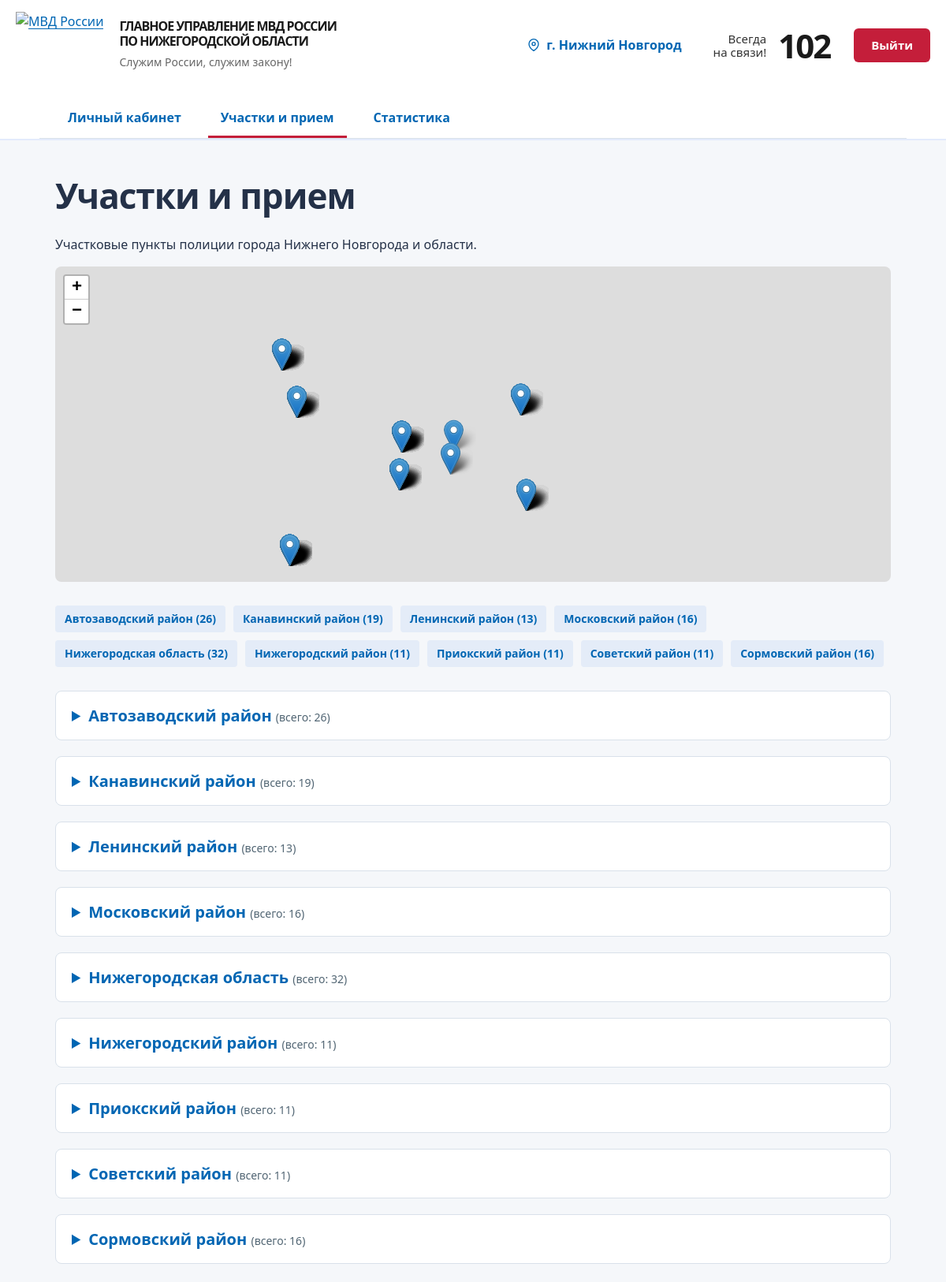
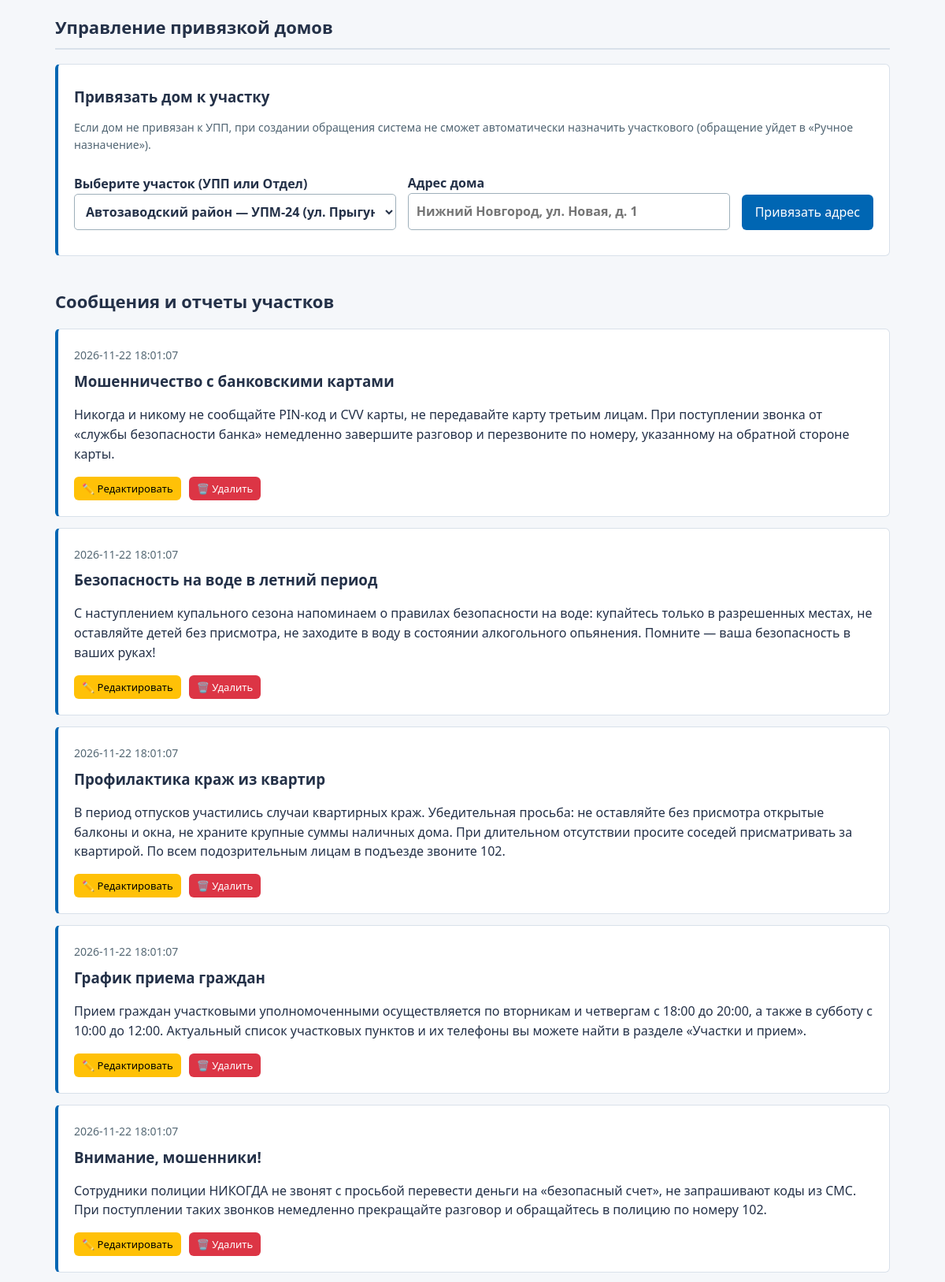
Screenshot of /?page=directory (signed in, upper part) with the database file from the repository (2 pictures, top to bottom).
### tables this page shows
CREATE TABLE `bulletin` (
    `id` int(11) NOT NULL AUTO_INCREMENT,
`title` varchar(180) NOT NULL,
`body` text NOT NULL,
`author` int(11) NOT NULL,
`created` datetime DEFAULT current_timestamp(),
PRIMARY KEY (`id`),
KEY `author` (`author`),
CONSTRAINT `bulletin_ibfk_1` FOREIGN KEY (`author`) REFERENCES `profile` (`id`)
);

### views/directory.php (the view, shortened to what this page needs)
<h1>Участки и прием</h1>
<p>Участковые пункты полиции города Нижнего Новгорода и области.</p>
<div id="map" style="height: 400px; width: 100%; margin-bottom: 30px; border-radius: 8px; z-index: 1;"></div>
<link rel="stylesheet" href="https://unpkg.com/leaflet@1.9.4/dist/leaflet.css" />
<?php
$precincts = query('SELECT p.*, u.name person FROM precinct p LEFT JOIN profile u ON u.id=p.officer ORDER BY p.is_department DESC, p.district, p.name')->fetchAll();
$grouped = [];
foreach ($precincts as $p) {
    $grouped[$p['district']][] = $p;
}
?>
<div class="district-nav" style="margin-bottom: 30px;">
    <?php foreach ($grouped as $district => $items): ?>
        <a href="#<?= md5($district) ?>"><?= e($district) ?> (<?= count($items) ?>)</a>
    <?php endforeach; ?>
</div>
<?php foreach ($grouped as $district => $items): ?>
    <details class="district-group" id="<?= md5($district) ?>">
        <summary><?= e($district) ?> <span class="muted" style="font-size: 14px; font-weight: normal;">(всего: <?= count($items) ?>)</span></summary>
    </details>
<?php endforeach ?>
<?php if (($user['role'] ?? '') === 'manager'): ?>
    <h2 style="margin-top: 40px; border-bottom: 2px solid var(--mvd-rule); padding-bottom: 10px;">Управление привязкой домов</h2>
    <article style="border-left: 4px solid var(--mvd-blue);">
        <h3>Привязать дом к участку</h3>
        <p class="muted" style="font-size: 14px;">Если дом не привязан к УПП, при создании обращения система не сможет автоматически назначить участкового (обращение уйдет в «Ручное назначение»).</p>
        <form method="post" style="display: flex; gap: 15px; flex-wrap: wrap; align-items: flex-end;">
            <div style="flex: 1; min-width: 250px;">
                <label>Выберите участок (УПП или Отдел)
                    <select name="precinct"><?= options() ?></select>
                </label>
            </div>
            <div style="flex: 1; min-width: 250px;">
                <label>Адрес дома
                    <input type="text" name="address" required placeholder="Нижний Новгород, ул. Новая, д. 1">
                </label>
            </div>
            <button type="submit" style="margin-bottom: 12px;">Привязать адрес</button>
        </form>
    </article>
    <h2 style="margin-top: 40px;">Сообщения и отчеты участков</h2>
    <?php
    $news = query('SELECT * FROM bulletin ORDER BY id DESC')->fetchAll();
    foreach ($news as $n): ?>
        <article style="border-left: 4px solid var(--mvd-blue);">
            <time><?= e($n['created']) ?></time>
            <h3><?= e($n['title']) ?></h3>
            <p class="body"><?= e($n['body']) ?></p>
            <div style="margin-top: 10px; display: flex; gap: 10px;">
                <button onclick="editNews(<?= $n['id'] ?>, '<?= e(addslashes($n['title'])) ?>', '<?= e(addslashes($n['body'])) ?>')" class="btn" style="background: #ffc107; color: #000; padding: 5px 10px; font-size: 13px;">✏️ Редактировать</button>
                <form method="post" style="display:inline;">
                    <button class="btn" style="background: #dc3545; padding: 5px 10px; font-size: 13px;" onclick="return confirm('Удалить новость?');">🗑️ Удалить</button>
                </form>
            </div>
        </article>
    <?php endforeach ?>
<?php endif ?>

### style.css (style rules this page uses)
* { box-sizing: border-box; }
body { margin: 0; background: #f1f4f7; color: #1a2a39; font: 16px/1.55 Segoe UI, Arial, sans-serif; display: flex; flex-direction: column; min-height: 100vh; overflow-x: hidden; }
a { color: #135d79; text-underline-offset: 3px; }
h1 { font-size: clamp(24px, 4vw, 44px); line-height: 1.13; letter-spacing: -1px; margin: 14px 0 24px; }
h2 { font-size: 22px; }
h3 { margin: 6px 0; }
.muted { color: #516573; }
button, .btn { display: inline-block; background: #0066b3; color: white; border: 0; border-radius: 6px; padding: 10px 17px; font: inherit; cursor: pointer; text-decoration: none; text-align: center; }
label { display: block; font-weight: 600; margin: 12px 0; }
input, textarea, select { display: block; font: inherit; border: 1px solid #9eafba; border-radius: 5px; width: 100%; padding: 10px; background: white; color: inherit; font-size: 16px; }
.body { white-space: pre-wrap; overflow-wrap: anywhere; }
time { color: #566975; font-size: 14px; }
:root { --mvd-red: #c41e3a; --mvd-gold: #ffd700; --mvd-blue: #0066b3; --mvd-dark: #1a3a5c; --mvd-light: #f5f7fa; --mvd-rule: #d9e1ea; }
body { background: var(--mvd-light); color: #243148; }
a, .role { color: var(--mvd-blue); }
button, .btn { background: var(--mvd-blue); }
details { border-block: 1px solid var(--mvd-rule); padding: 16px 0; }
summary { cursor: pointer; color: var(--mvd-blue); }
.district-nav { display: flex; gap: 10px; flex-wrap: wrap; margin-bottom: 20px; }
.district-nav a { background: #e4ecf8; color: #0066B3; padding: 6px 12px; border-radius: 4px; text-decoration: none; font-size: 14px; font-weight: 600; transition: background 0.2s; }

### views/directory.php (style rules this page uses)
details.district-group { margin-bottom: 20px; background: #fff; border: 1px solid var(--mvd-rule); border-radius: 8px; padding: 0; }
details.district-group summary { font-size: 20px; font-weight: 700; cursor: pointer; padding: 15px 20px; color: var(--mvd-blue); outline: none; user-select: none; }

### rows the page displays
bulletin: created "2026-11-22 18:01:07", title "Мошенничество с банковскими картами", body "Никогда и никому не сообщайте PIN-код и CVV карты, не передавайте карту третьим лицам. При поступлении звонка от «службы безопасности банка» немедленно завершите разговор и перезвоните по номеру, указанному на обратной стороне карты."
bulletin: created "2026-11-22 18:01:07", title "Безопасность на воде в летний период", body "С наступлением купального сезона напоминаем о правилах безопасности на воде: купайтесь только в разрешенных местах, не оставляйте детей без присмотра, не заходите в воду в состоянии алкогольного опьянения. Помните — ваша безопасность в ваших руках!"
bulletin: created "2026-11-22 18:01:07", title "Профилактика краж из квартир", body "В период отпусков участились случаи квартирных краж. Убедительная просьба: не оставляйте без присмотра открытые балконы и окна, не храните крупные суммы наличных дома. При длительном отсутствии просите соседей присматривать за квартирой. По всем подозрительным лицам в подъезде звоните 102."
bulletin: created "2026-11-22 18:01:07", title "График приема граждан", body "Прием граждан участковыми уполномоченными осуществляется по вторникам и четвергам с 18:00 до 20:00, а также в субботу с 10:00 до 12:00. Актуальный список участковых пунктов и их телефоны вы можете найти в разделе «Участки и прием»."
bulletin: created "2026-11-22 18:01:07", title "Внимание, мошенники!", body "Сотрудники полиции НИКОГДА не звонят с просьбой перевести деньги на «безопасный счет», не запрашивают коды из СМС. При поступлении таких звонков немедленно прекращайте разговор и обращайтесь в полицию по номеру 102."

### other values shown
$district "Автозаводский район"
count($items) "26"
$district "Канавинский район"
count($items) "19"
$district "Ленинский район"
count($items) "13"
$district "Московский район"
count($items) "16"
$district "Нижегородская область"
count($items) "32"
$district "Нижегородский район"
count($items) "11"
$district "Приокский район"
$district "Советский район"
$district "Сормовский район"
